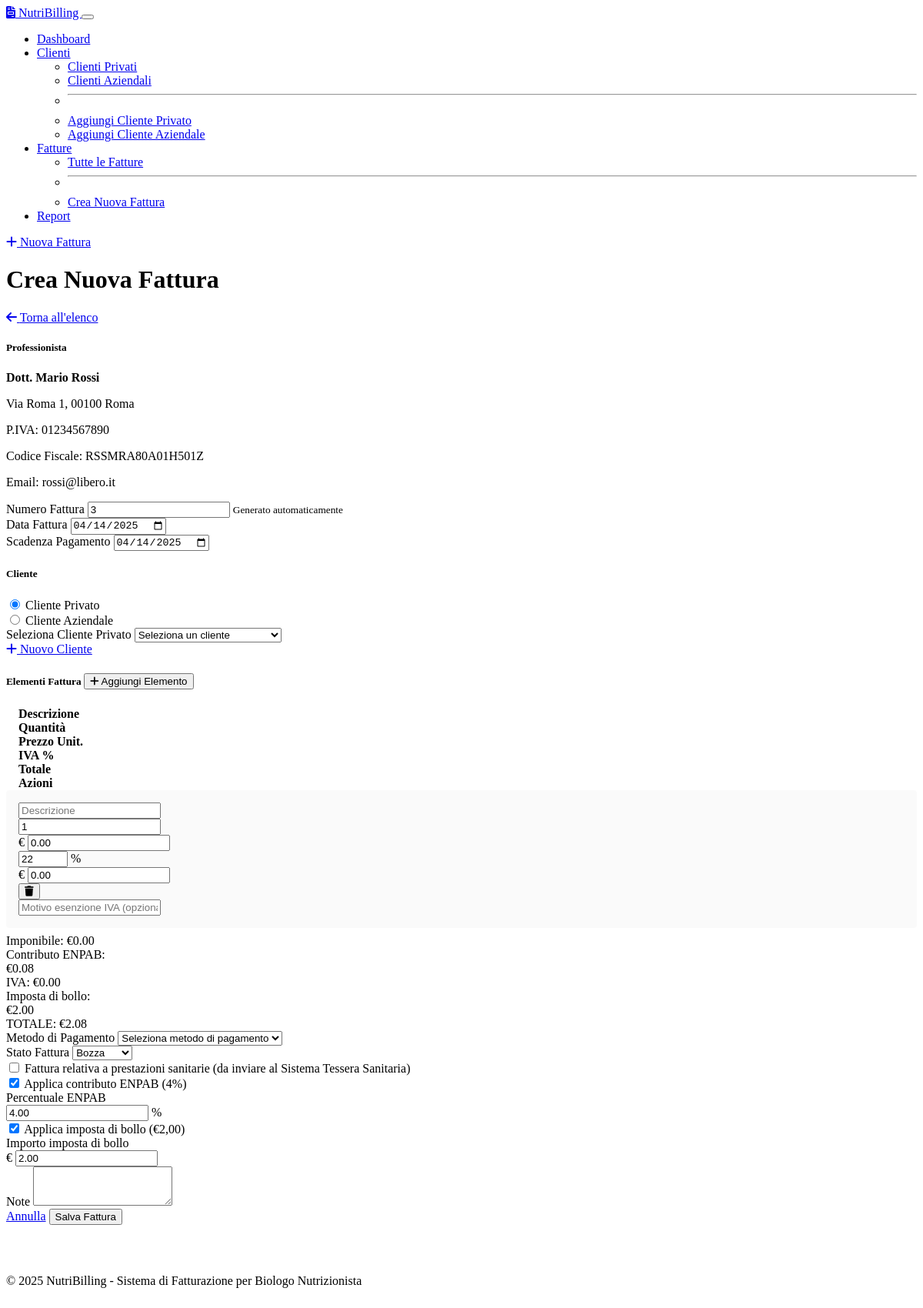
Before: /invoices/add with the older database file.
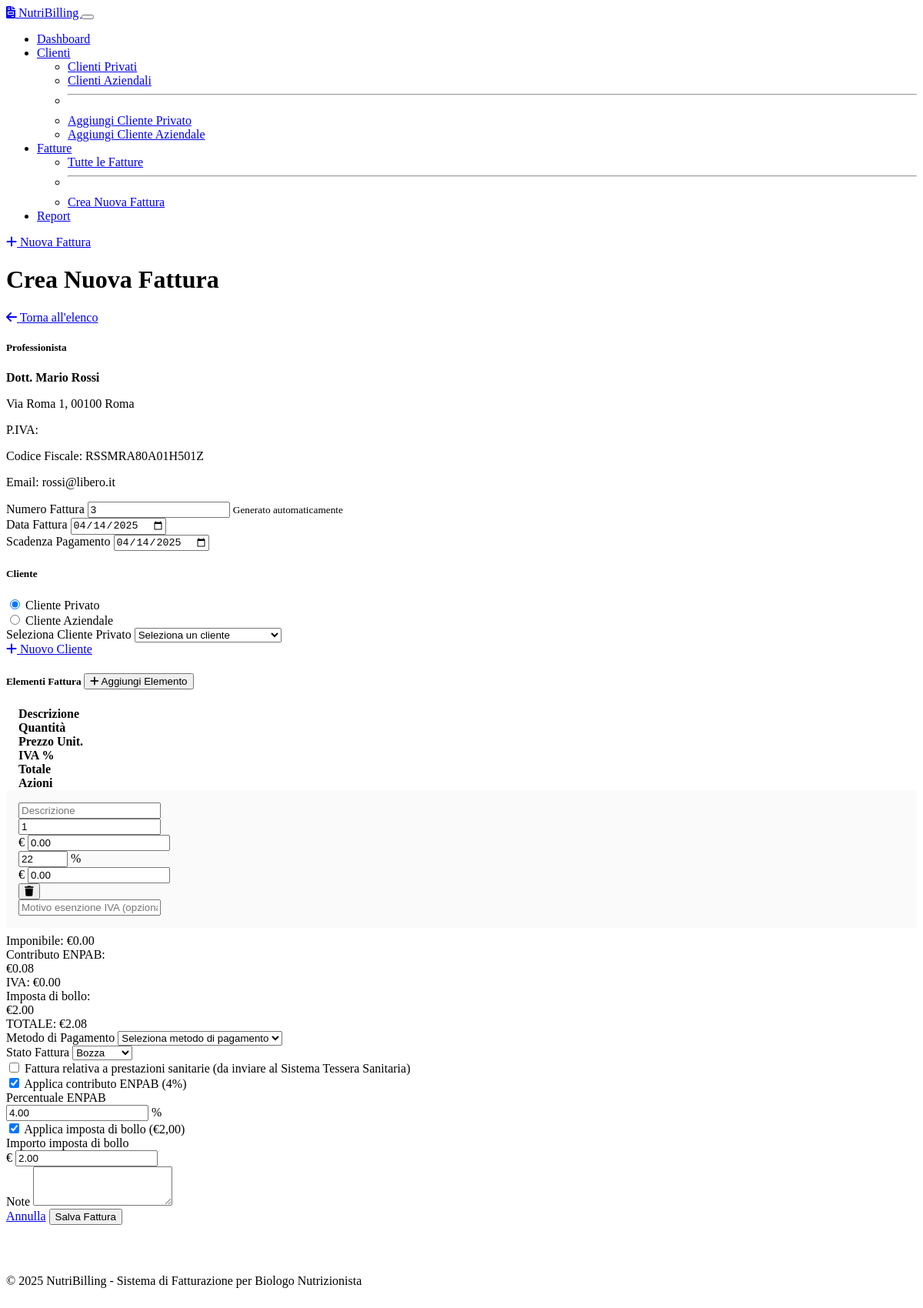
After: the same page with the newer database file.
### models.py (models this page shows)
class Professionista(db.Model):
    id = db.Column(db.Integer, primary_key=True)
    nome = db.Column(db.String(100))
    cognome = db.Column(db.String(100))
    indirizzo = db.Column(db.String(200))
    piva = db.Column(db.String(20))
    codice_fiscale = db.Column(db.String(20))
    email = db.Column(db.String(100))
    telefono = db.Column(db.String(20))
    numero_fattura_corrente = db.Column(db.Integer)

### routes.py (the view)
@app.route('/invoices/add', methods=['GET', 'POST'])
def add_invoice():
    if request.method == 'POST':
        app.logger.info("Inizio elaborazione POST /invoices/add")
        app.logger.debug("Dati Form ricevuti: %s", request.form)
        try:
            invoice_date_str = request.form.get('invoice_date')
            if not invoice_date_str:
                return _render_add_invoice_template_with_error("Data fattura mancante.")
            invoice_date = datetime.strptime(invoice_date_str, '%Y-%m-%d').date()
            payment_due_date_str = request.form.get('payment_due_date')
            payment_due_date = datetime.strptime(payment_due_date_str, '%Y-%m-%d').date() if payment_due_date_str else None
            payment_method = request.form.get('payment_method')
            notes = request.form.get('notes')
            status = request.form.get('status', 'draft')
            health_service_related = request.form.get('health_service_related') == 'on'
            apply_enpab = request.form.get('apply_enpab') == 'on'
            apply_stamp = request.form.get('apply_stamp') == 'on'
            try:
                enpab_rate_str = request.form.get('enpab_rate', '4.0')
                enpab_rate = float(enpab_rate_str) if enpab_rate_str else 4.0
            except ValueError:
                enpab_rate = 4.0 # Default se il valore non è un numero valido
                flash("Tasso ENPAB non valido, impostato al default (4%).", "warning")
            try:
                stamp_amount_str = request.form.get('stamp_amount', '2.0')
                stamp_amount = float(stamp_amount_str) if stamp_amount_str else 2.0
            except ValueError:
                stamp_amount = 2.0 # Default se il valore non è un numero valido
                flash("Importo bollo non valido, impostato al default (€2.00).", "warning")
        except Exception as e:
             app.logger.error("Errore nel parsing dei dati base della fattura: %s", str(e), exc_info=True)
             return _render_add_invoice_template_with_error(f"Errore nei dati della fattura: {str(e)}")
        client_type = request.form.get('client_type')
        private_client_id = None
        business_client_id = None
        app.logger.debug(f"Tipo Cliente Selezionato: {client_type}")
        if client_type == 'private':
            private_client_id_str = request.form.get('private_client_id')
            app.logger.debug(f"ID Cliente Privato (str): {private_client_id_str}")
            if private_client_id_str:
                try:
                    private_client_id = int(private_client_id_str)
                except ValueError:
                    app.logger.error("ID cliente privato non valido ricevuto: %s", private_client_id_str)
                    return _render_add_invoice_template_with_error("ID cliente privato non valido.")
            else:
                return _render_add_invoice_template_with_error("Devi selezionare un cliente privato.")
        elif client_type == 'business':
            business_client_id_str = request.form.get('business_client_id')
            app.logger.debug(f"ID Cliente Aziendale (str): {business_client_id_str}")
            if business_client_id_str:
                try:
                    business_client_id = int(business_client_id_str)
                except ValueError:
                    app.logger.error("ID cliente aziendale non valido ricevuto: %s", business_client_id_str)
                    return _render_add_invoice_template_with_error("ID cliente aziendale non valido.")
            else:
                return _render_add_invoice_template_with_error("Devi selezionare un cliente aziendale.")
        else:
             return _render_add_invoice_template_with_error("Tipo di cliente non specificato correttamente.")
        app.logger.debug(f"ID Cliente Privato: {private_client_id}, ID Cliente Aziendale: {business_client_id}")
        descriptions = request.form.getlist('item_description[]')
        quantities_str = request.form.getlist('item_quantity[]')
        unit_prices_str = request.form.getlist('item_unit_price[]')
        vat_rates_str = request.form.getlist('item_vat_rate[]')
        exemption_reasons = request.form.getlist('item_exemption_reason[]')
        invoice_items_data = [] # Lista temporanea per validare prima del DB
        if not descriptions or not any(descriptions):
             return _render_add_invoice_template_with_error("La fattura deve contenere almeno una riga con descrizione.")
        for i in range(len(descriptions)):
            desc = descriptions[i].strip()
            if not desc:
                continue
            try:
                qty_str = quantities_str[i] if i < len(quantities_str) else '1'
                qty = int(qty_str) if qty_str else 1
                if qty <= 0: qty = 1 # Assicura quantità positiva
                price_str = unit_prices_str[i] if i < len(unit_prices_str) else '0.0'
                price = float(price_str) if price_str else 0.0
                vat_str = vat_rates_str[i] if i < len(vat_rates_str) else '22.0'
                vat = float(vat_str) if vat_str is not None and vat_str != '' else 22.0 # Default 22 se vuoto/mancante
                if vat < 0: vat = 0 # Assicura IVA non negativa
                exemption = exemption_reasons[i].strip() if i < len(exemption_reasons) and exemption_reasons[i] else None
                invoice_items_data.append({
                    'description': desc,
                    'quantity': qty,
                    'unit_price': price,
                    'vat_rate': vat,
                    'exemption_reason': exemption
                })
            except (ValueError, IndexError) as item_err:
                 app.logger.error(f"Errore nel parsing della riga {i+1} della fattura: {item_err}", exc_info=True)
                 return _render_add_invoice_template_with_error(f"Errore nei dati della riga {i+1}: controllare quantità, prezzo e IVA.")
        if not invoice_items_data:
             return _render_add_invoice_template_with_error("La fattura deve contenere almeno una riga valida.")
        try:
            professionista = Professionista.query.first()
            if not professionista or professionista.numero_fattura_corrente is None:
                 app.logger.error("Dati professionista o numero fattura corrente mancanti nel database.")
                 return _render_add_invoice_template_with_error("Errore: Configurare i dati del professionista e il numero fattura iniziale.")
            current_invoice_number = professionista.numero_fattura_corrente + 1
            professionista.numero_fattura_corrente = current_invoice_number # Aggiorna il numero per la prossima fattura
            new_invoice = Invoice(
                invoice_number=str(current_invoice_number), # Usa il numero incrementato
                invoice_date=invoice_date,
                private_client_id=private_client_id,
                business_client_id=business_client_id,
                payment_method=payment_method,
                notes=notes,
                payment_due_date=payment_due_date,
                status=status,
                health_service_related=health_service_related,
                apply_enpab=apply_enpab,
                apply_stamp=apply_stamp,
                enpab_rate=enpab_rate,
                stamp_amount=stamp_amount
            )
            db.session.add(new_invoice)
            db.session.flush() # Ottieni l'ID della fattura prima di aggiungere le righe
            app.logger.info(f"Fattura ID {new_invoice.id} creata (ancora non committata).")
            for item_data in invoice_items_data:
                item = InvoiceItem(
                    invoice_id=new_invoice.id,
                    **item_data # Espande il dizionario negli argomenti del costruttore
                )
                db.session.add(item)
            db.session.commit()
            app.logger.info(f"Fattura {new_invoice.invoice_number} (ID: {new_invoice.id}) e righe salvate con successo.")
            flash(f'Fattura {new_invoice.invoice_number} creata con successo!', 'success')
            return redirect(url_for('view_invoice', invoice_id=new_invoice.id))
        except Exception as db_err:
            db.session.rollback() # Annulla tutte le modifiche in caso di errore
            app.logger.error(f"Errore durante il salvataggio nel database: {db_err}", exc_info=True)
            return _render_add_invoice_template_with_error(f"Errore interno durante il salvataggio: {str(db_err)}")
    else:
        private_clients = PrivateClient.query.order_by(PrivateClient.last_name).all()
        business_clients = BusinessClient.query.order_by(BusinessClient.business_name).all()
        professionista = Professionista.query.first()
        next_invoice_num = 1
        if professionista and professionista.numero_fattura_corrente is not None:
             next_invoice_num = professionista.numero_fattura_corrente + 1
        elif not professionista:
             flash("Attenzione: Dati professionista non configurati. Il numero fattura partirà da 1.", "warning")
        return render_template('invoices/add.html',
                              private_clients=private_clients,
                              business_clients=business_clients,
                              new_invoice_number=next_invoice_num, # Mostra il prossimo numero
                              today=datetime.now().strftime('%Y-%m-%d'),
                              professionista=professionista)

### app.py (called while the page is built)
@app.context_processor
def utility_processor():
    def now():
        return datetime.now()
    return dict(now=now)

### templates/invoices/add.html (shortened to what the changed rows need)
{% extends "base.html" %}
{% block page_title %}Crea Nuova Fattura{% endblock %}
{% block content %}
<div class="card">
    <div class="card-body">
        <form method="post" class="needs-validation" novalidate>
<div class="mb-4">
    <h5>Professionista</h5>
    <p class="mb-1"><strong>{{ professionista.nome }} {{ professionista.cognome }}</strong></p>
    <p class="mb-1">{{ professionista.indirizzo }}</p>
    <p class="mb-1">P.IVA: {{ professionista.piva }}</p>
    <p class="mb-1">Codice Fiscale: {{ professionista.codice_fiscale }}</p>
    <p class="mb-1">Email: {{ professionista.email }}</p>
</div>
        </form>
    </div>
</div>
{% endblock %}

Changed rows visible on the page:
changed Professionista "Dott. Mario": piva "01234567890" → (not shown)
